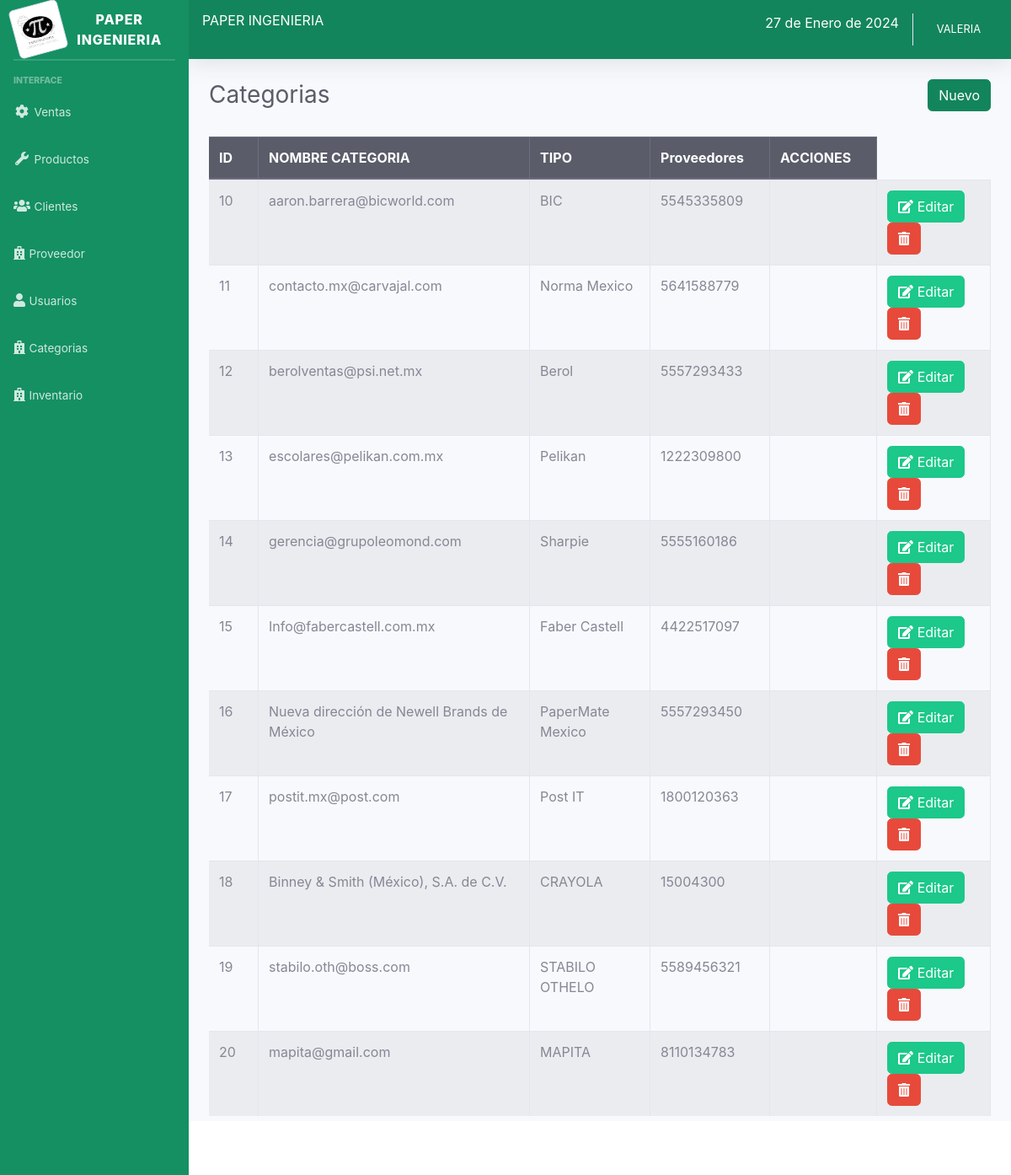
Page /sistema/lista_categoria.php (signed in) on the committed database.
### tables this page shows
CREATE TABLE `proveedor` (
  `codproveedor` int(11) NOT NULL,
  `proveedor` varchar(100) NOT NULL,
  `contacto` varchar(100) NOT NULL,
  `telefono` varchar(11) NOT NULL,
  `usuario_id` int(11) NOT NULL,
  `calle` varchar(80) NOT NULL,
  `municipio` varchar(90) NOT NULL,
  `estado` varchar(90) NOT NULL,
  `CP` int(12) NOT NULL
);

### sistema/lista_categoria.php (the view)
<?php include_once "includes/header.php"; ?>
<div class="container-fluid">
	<div class="d-sm-flex align-items-center justify-content-between mb-4">
		<h1 class="h3 mb-0 text-gray-800">Categorias</h1>
		<a href="registro_categoria.php" class="btn btn-primary">Nuevo</a>
	</div>
	<div class="row">
		<div class="col-lg-12">
			<div class="table-responsive">
				<table class="table table-striped table-bordered" id="table">
					<thead class="thead-dark">
						<tr>
							<th>ID</th>
							<th>NOMBRE CATEGORIA</th>
							<th>TIPO</th>
							<th>Proveedores</th>
							<?php if ($_SESSION['rol'] == 1) { ?>
							<th>ACCIONES</th>
							<?php } ?>
						</tr>
					</thead>
					<tbody>
						<?php
						include "../conexion.php";
						$query = mysqli_query($conexion, "SELECT * FROM proveedor");
						$result = mysqli_num_rows($query);
						if ($result > 0) {
							while ($data = mysqli_fetch_assoc($query)) { ?>
								<tr>
									<td><?php echo $data['codproveedor']; ?></td>
									<td><?php echo $data['contacto']; ?></td>
									<td><?php echo $data['proveedor']; ?></td>
									<td><?php echo $data['telefono']; ?></td>
									<td><?php echo $data['direccion']; ?></td>
									<?php if ($_SESSION['rol'] == 1) { ?>
									<td>
										<a href="editar_proveedor.php?id=<?php echo $data['codproveedor']; ?>" class="btn btn-success"><i class='fas fa-edit'></i> Editar</a>
										<form action="eliminar_proveedor.php?id=<?php echo $data['codproveedor']; ?>" method="post" class="confirmar d-inline">
											<button class="btn btn-danger" type="submit"><i class='fas fa-trash-alt'></i> </button>
										</form>
									</td>
									<?php } ?>
								</tr>
						<?php }
						} ?>
					</tbody>
				</table>
			</div>
		</div>
	</div>
</div>
</div>
<?php include_once "includes/footer.php"; ?>

### rows in the picture
proveedor: codproveedor "10", contacto "aaron.barrera@bicworld.com", proveedor "BIC", telefono "5545335809"
proveedor: codproveedor "11", contacto "contacto.mx@carvajal.com", proveedor "Norma Mexico", telefono "5641588779"
proveedor: codproveedor "12", contacto "berolventas@psi.net.mx", proveedor "Berol", telefono "5557293433"
proveedor: codproveedor "13", contacto "escolares@pelikan.com.mx", proveedor "Pelikan", telefono "1222309800"
proveedor: codproveedor "14", contacto "gerencia@grupoleomond.com", proveedor "Sharpie", telefono "5555160186"
proveedor: codproveedor "15", contacto "Info@fabercastell.com.mx", proveedor "Faber Castell", telefono "4422517097"
proveedor: codproveedor "16", contacto "Nueva dirección de Newell Brands de México", proveedor "PaperMate Mexico", telefono "5557293450"
proveedor: codproveedor "17", contacto "postit.mx@post.com", proveedor "Post IT", telefono "1800120363"
proveedor: codproveedor "18", contacto "Binney & Smith (México), S.A. de C.V.", proveedor "CRAYOLA", telefono "15004300"
proveedor: codproveedor "19", contacto "stabilo.oth@boss.com", proveedor "STABILO OTHELO", telefono "5589456321"
proveedor: codproveedor "20", contacto "mapita@gmail.com", proveedor "MAPITA", telefono "8110134783"

### other values in the picture
fechaMexico() "27 de Enero de 2024"
$_SESSION['nombre'] "VALERIA"
